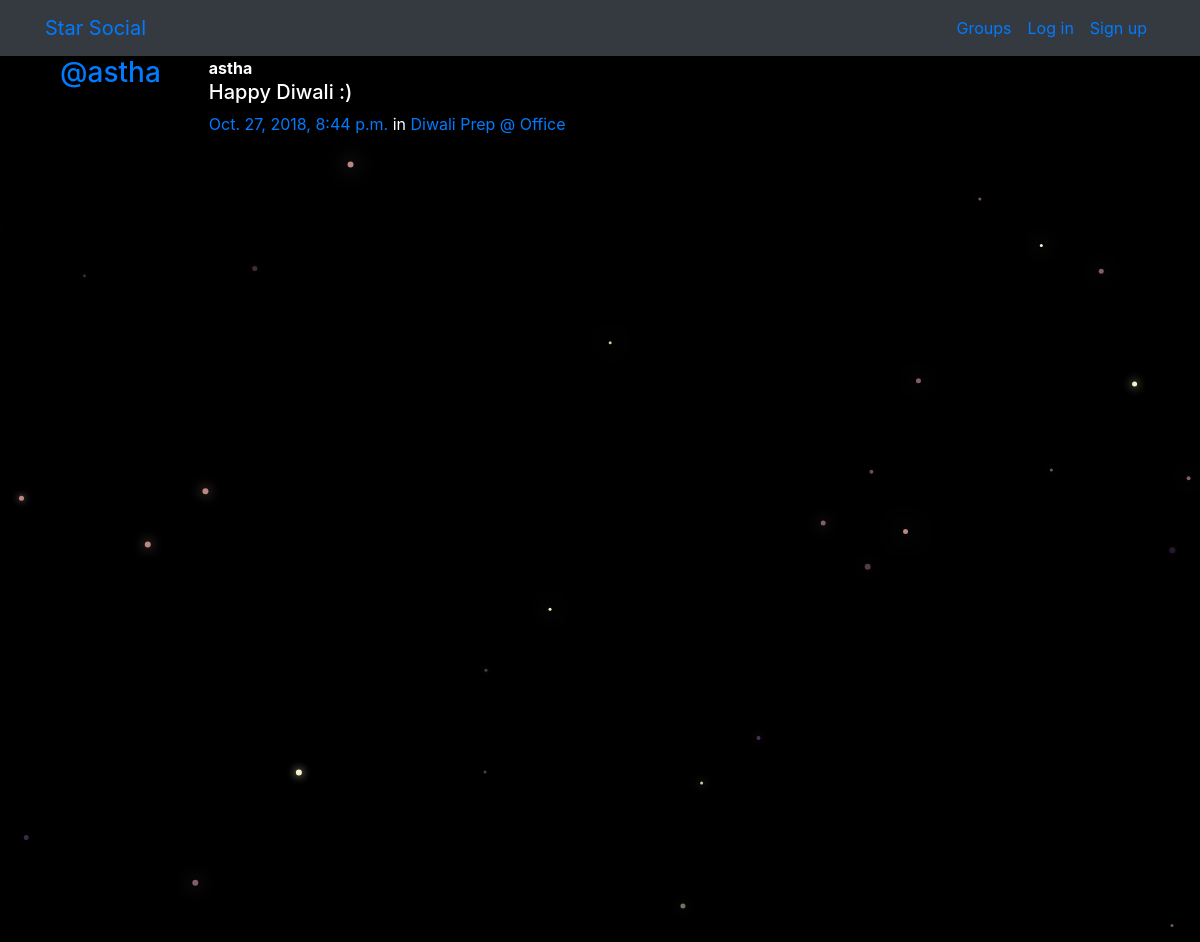
The app's page /posts/by/astha/12/ with its own data.
### posts/models.py (models this page shows, shortened)
class Post(models.Model):
    user = models.ForeignKey(User, related_name="posts",on_delete=models.CASCADE)
    created_at = models.DateTimeField(auto_now=True)
    message = models.TextField()
    message_html = models.TextField(editable=False)
    group = models.ForeignKey(Group, related_name="posts",null=True, blank=True,on_delete=models.CASCADE)
    class Meta:
        ordering = ["-created_at"]

### groups/models.py (models this page shows, shortened)
class Group(models.Model):
    name = models.CharField(max_length=255, unique=True)
    slug = models.SlugField(allow_unicode=True, unique=True)
    description = models.TextField(blank=True, default='')
    description_html = models.TextField(editable=False, default='', blank=True)
    members = models.ManyToManyField(User,through="GroupMember")
    class Meta:
        ordering = ["name"]

### posts/views.py (the view)
# urls.py: path("by/<username>/<int:pk>/",views.PostDetail.as_view(),name="single"),
class PostDetail(SelectRelatedMixin, generic.DetailView):
    model = models.Post
    select_related = ("user", "group")
    def get_queryset(self):
        queryset = super().get_queryset()
        return queryset.filter(
            user__username__iexact=self.kwargs.get("username")
        )

### posts/templates/posts/post_detail.html
{% extends "posts/post_base.html" %}
{% block post_content %}
    {% include "posts/_post.html" %}
{% endblock %}

### posts/templates/posts/_post.html (shortened to what this page needs)
<div class="media">
	<h3 class="mr-5"><a href="{% url 'posts:for_user' username=post.user.username %}">@{{ post.user.username }}</a></h3>
	<div class="media-body">
		<strong>{{ post.user.username }}</strong>
		<h5>{{ post.message_html|safe }}</h5>
			<time class="time"><a href="{% url 'posts:single' username=post.user.username pk=post.pk %}">{{ post.created_at }}</a></time>
			{% if post.group %}
			<span class="group-name">in <a href="#">{{ post.group.name }}</a></span>
			{% endif %}
	</div>
</div>

### static/simplesocial/css/master.css (style rules this page uses)
body { margin: 0; overflow: hidden; background-color: black; color:white; }

### records on screen
Post: user.username "astha", message_html "Happy Diwali :)", created_at "Oct. 27, 2018, 8:44 p.m.", group.name "Diwali Prep @ Office"
